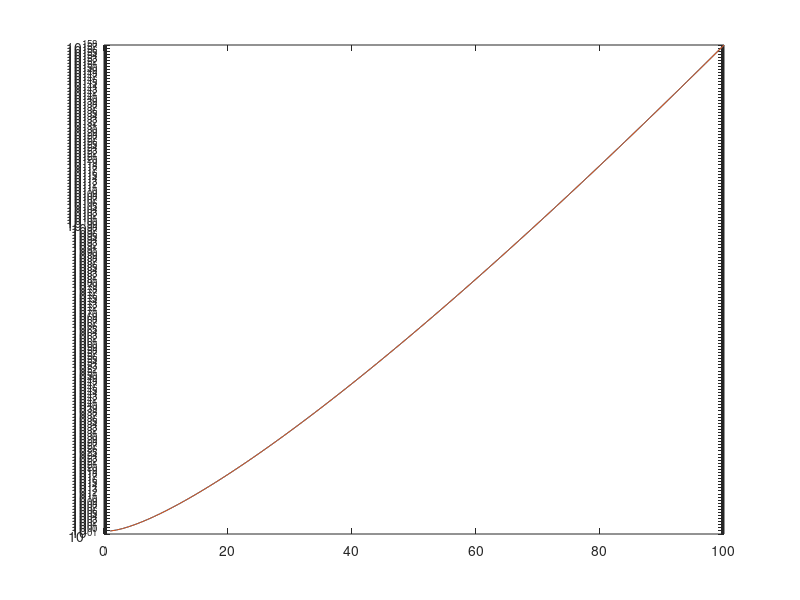
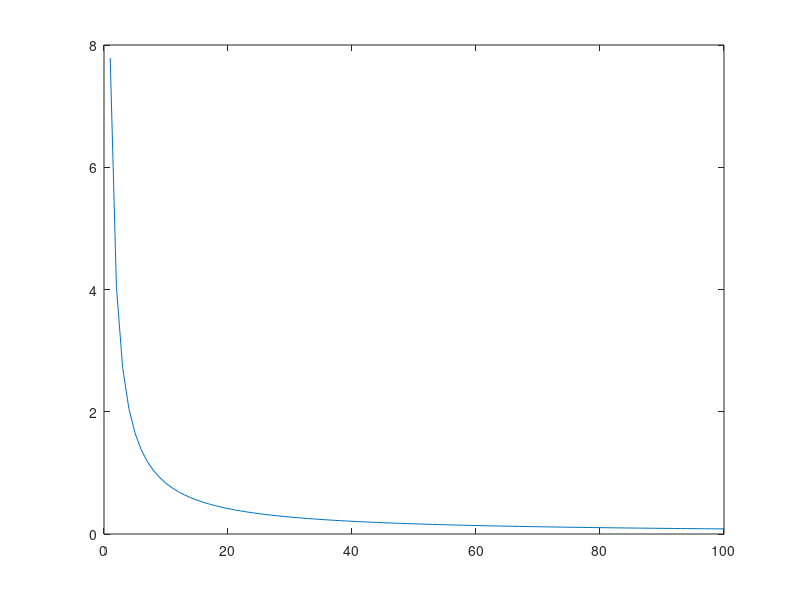

These charts were generated, in order, by the following MATLAB code:
%---------------------HW 3.37-------------------------
%----------------------KODLAR-------------------------
N=5;
x=[0,0,0,0];
y=[0,0,0,0];
error=[0,0,0,0];
for i=1:100
    %stirlings formulu
    x(1,i)=sqrt(2*pi)*i^(i+1/2)*exp(-i);
end

for i=1:100
    %factorial
    y(1,i)=factorial(i);
end


%error
for i=1:100
    hata = y(1,i)-x(1,i);
    error(1,i)= hata*100/y(1,i);
end


i=[1:1:100];
figure1 = figure('PaperSize',[20.98 29.68]);

% Create axes
axes('Parent',figure1,'YScale','log','YMinorTick','on');
box('on');
hold('all');
plot(i,y,i,x);

figure
plot(i,error);
%-----------------------------------------------------
